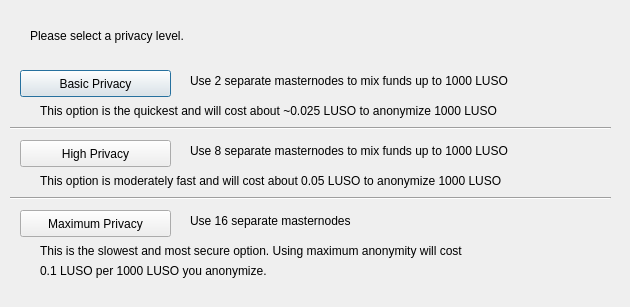
<?xml version="1.0" encoding="UTF-8"?>
<ui version="4.0">
 <class>DarksendConfig</class>
 <widget class="QDialog" name="DarksendConfig">
  <property name="geometry">
   <rect>
    <x>0</x>
    <y>0</y>
    <width>630</width>
    <height>307</height>
   </rect>
  </property>
  <property name="windowTitle">
   <string>Configure PrivateSend</string>
  </property>
  <widget class="QPushButton" name="buttonBasic">
   <property name="geometry">
    <rect>
     <x>20</x>
     <y>70</y>
     <width>151</width>
     <height>27</height>
    </rect>
   </property>
   <property name="text">
    <string>Basic Privacy</string>
   </property>
  </widget>
  <widget class="QPushButton" name="buttonHigh">
   <property name="geometry">
    <rect>
     <x>20</x>
     <y>140</y>
     <width>151</width>
     <height>27</height>
    </rect>
   </property>
   <property name="text">
    <string>High Privacy</string>
   </property>
  </widget>
  <widget class="QPushButton" name="buttonMax">
   <property name="geometry">
    <rect>
     <x>20</x>
     <y>210</y>
     <width>151</width>
     <height>27</height>
    </rect>
   </property>
   <property name="text">
    <string>Maximum Privacy</string>
   </property>
  </widget>
  <widget class="QLabel" name="label">
   <property name="geometry">
    <rect>
     <x>30</x>
     <y>20</y>
     <width>571</width>
     <height>31</height>
    </rect>
   </property>
   <property name="text">
    <string>Please select a privacy level.</string>
   </property>
  </widget>
  <widget class="QLabel" name="label_2">
   <property name="geometry">
    <rect>
     <x>190</x>
     <y>70</y>
     <width>421</width>
     <height>21</height>
    </rect>
   </property>
   <property name="text">
    <string>Use 2 separate masternodes to mix funds up to 1000 LUSO</string>
   </property>
  </widget>
  <widget class="QLabel" name="label_3">
   <property name="geometry">
    <rect>
     <x>190</x>
     <y>140</y>
     <width>411</width>
     <height>21</height>
    </rect>
   </property>
   <property name="text">
    <string>Use 8 separate masternodes to mix funds up to 1000 LUSO</string>
   </property>
  </widget>
  <widget class="QLabel" name="label_4">
   <property name="geometry">
    <rect>
     <x>190</x>
     <y>210</y>
     <width>421</width>
     <height>21</height>
    </rect>
   </property>
   <property name="text">
    <string>Use 16 separate masternodes</string>
   </property>
  </widget>
  <widget class="QLabel" name="label_6">
   <property name="geometry">
    <rect>
     <x>40</x>
     <y>100</y>
     <width>561</width>
     <height>21</height>
    </rect>
   </property>
   <property name="text">
    <string>This option is the quickest and will cost about ~0.025 LUSO to anonymize 1000 LUSO</string>
   </property>
  </widget>
  <widget class="QLabel" name="label_7">
   <property name="geometry">
    <rect>
     <x>40</x>
     <y>170</y>
     <width>561</width>
     <height>21</height>
    </rect>
   </property>
   <property name="text">
    <string>This option is moderately fast and will cost about 0.05 LUSO to anonymize 1000 LUSO</string>
   </property>
  </widget>
  <widget class="QLabel" name="label_8">
   <property name="geometry">
    <rect>
     <x>40</x>
     <y>240</y>
     <width>561</width>
     <height>21</height>
    </rect>
   </property>
   <property name="text">
    <string>This is the slowest and most secure option. Using maximum anonymity will cost</string>
   </property>
  </widget>
  <widget class="QLabel" name="label_9">
   <property name="geometry">
    <rect>
     <x>40</x>
     <y>260</y>
     <width>561</width>
     <height>21</height>
    </rect>
   </property>
   <property name="text">
    <string>0.1 LUSO per 1000 LUSO you anonymize.</string>
   </property>
  </widget>
  <widget class="Line" name="line">
   <property name="geometry">
    <rect>
     <x>10</x>
     <y>120</y>
     <width>601</width>
     <height>16</height>
    </rect>
   </property>
   <property name="orientation">
    <enum>Qt::Horizontal</enum>
   </property>
  </widget>
  <widget class="Line" name="line_2">
   <property name="geometry">
    <rect>
     <x>10</x>
     <y>190</y>
     <width>601</width>
     <height>16</height>
    </rect>
   </property>
   <property name="orientation">
    <enum>Qt::Horizontal</enum>
   </property>
  </widget>
 </widget>
 <resources/>
 <connections/>
</ui>
